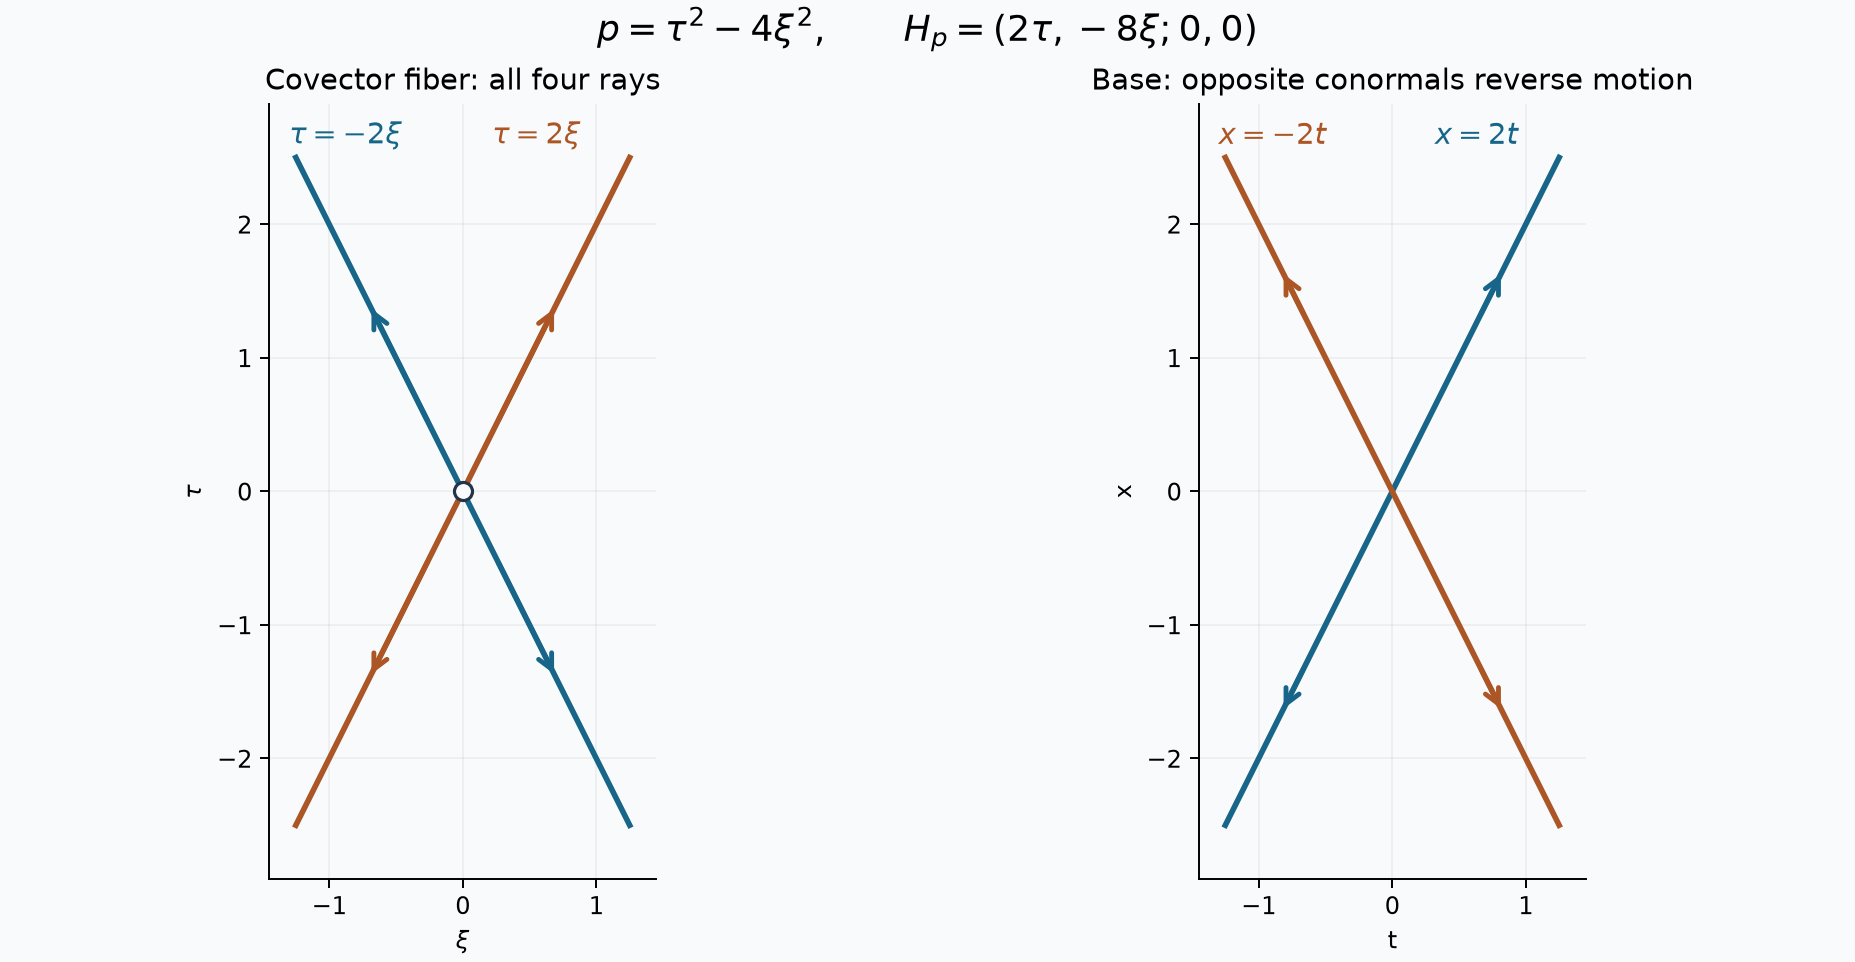

Source code (Python):
"""Full wave characteristic conormals and base motion. GPT-6 Astra; CC0."""
from pathlib import Path
import matplotlib
matplotlib.use('Agg')
import matplotlib.pyplot as plt
import numpy as np
plt.rcParams['svg.hashsalt']='AN01-wave-conormals-and-motion'
out=Path(__file__).parent
fig,axes=plt.subplots(1,2,figsize=(10.6,5.5),layout='constrained')
fig.patch.set_facecolor('#f8fafc')
for ax in axes:
    ax.set_facecolor('#f8fafc');ax.grid(alpha=.15);ax.set_axisbelow(True)
    ax.spines[['top','right']].set_visible(False)
    ax.set(xlim=(-1.45,1.45),ylim=(-2.9,2.9),aspect='equal')
z=np.linspace(-1.25,1.25,251)
for sign,col in [(1,'#176689'),(-1,'#ac5525')]:
    axes[0].plot(z,-2*sign*z,lw=2.3,color=col)
    axes[1].plot(z,2*sign*z,lw=2.3,color=col)
    for lam in [-1,1]:
        p=np.array([.25*lam,-.5*sign*lam])
        q=np.array([.7*lam,-1.4*sign*lam])
        axes[0].annotate('',xy=q,xytext=p,arrowprops=dict(arrowstyle='->',color=col,lw=2,mutation_scale=15))
        # Positive Hamilton time with conormal lambda*(-2sign,1).
        base=np.array([-.65*sign*lam,-1.3*lam])
        end=base+np.array([-.18*sign*lam,-.36*lam])
        axes[1].annotate('',xy=end,xytext=base,arrowprops=dict(arrowstyle='->',color=col,lw=2,mutation_scale=15))
axes[0].scatter([0],[0],s=55,facecolor='#f8fafc',edgecolor='#243549',zorder=5,lw=1.3)
axes[0].set(title='Covector fiber: all four rays',xlabel=r'$\xi$',ylabel=r'$\tau$')
axes[1].set(title='Base: opposite conormals reverse motion',xlabel='t',ylabel='x')
axes[0].text(-1.3,2.6,r'$\tau=-2\xi$',color='#176689',fontsize=12)
axes[0].text(.22,2.6,r'$\tau=2\xi$',color='#ac5525',fontsize=12)
axes[1].text(-1.3,2.6,r'$x=-2t$',color='#ac5525',fontsize=12)
axes[1].text(.32,2.6,r'$x=2t$',color='#176689',fontsize=12)
fig.suptitle(r'$p=\tau^2-4\xi^2,\qquad H_p=(2\tau,-8\xi;0,0)$',fontsize=15)
for ext in ['png','svg']:
    fig.savefig(out/('wave-conormals-and-motion.'+ext),dpi=175,
                metadata={'Date':'2026-10-20'} if ext=='svg' else None)
svg=out/'wave-conormals-and-motion.svg'
svg.write_text('\n'.join(line.rstrip() for line in svg.read_text(encoding='utf-8').splitlines())+'\n',encoding='utf-8')
plt.close(fig)
